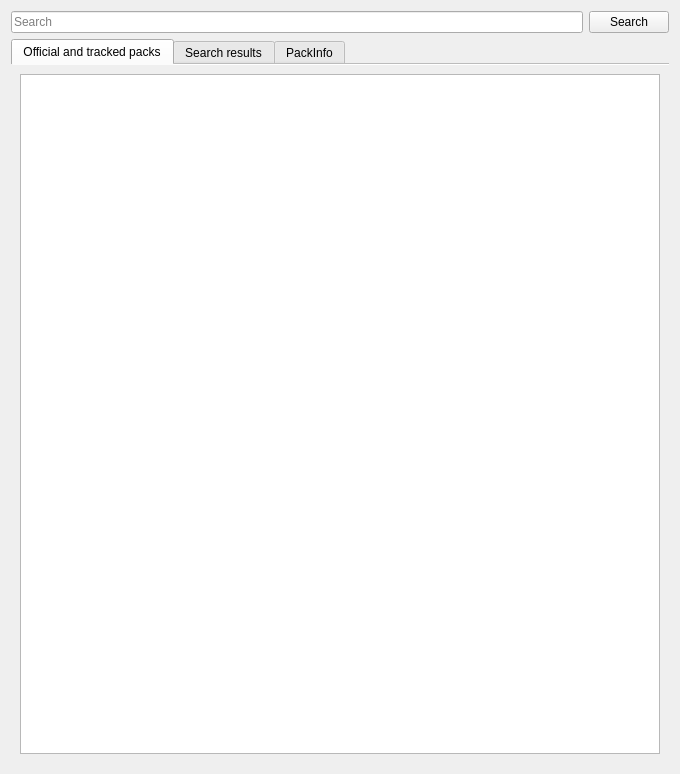
<?xml version="1.0" encoding="UTF-8"?>
<ui version="4.0">
 <class>TechnicPackWidget</class>
 <widget class="QWidget" name="TechnicPackWidget">
  <property name="geometry">
   <rect>
    <x>0</x>
    <y>0</y>
    <width>680</width>
    <height>774</height>
   </rect>
  </property>
  <layout class="QVBoxLayout" name="verticalLayout_3">
   <item>
    <layout class="QHBoxLayout" name="horizontalLayout">
     <item>
      <widget class="QLineEdit" name="searchBar">
       <property name="placeholderText">
        <string>Search</string>
       </property>
      </widget>
     </item>
     <item>
      <widget class="QPushButton" name="searchButton">
       <property name="text">
        <string>Search</string>
       </property>
       <property name="icon">
        <iconset theme="search"/>
       </property>
      </widget>
     </item>
    </layout>
   </item>
   <item>
    <widget class="QTabWidget" name="tabWidget">
     <property name="currentIndex">
      <number>0</number>
     </property>
     <property name="documentMode">
      <bool>true</bool>
     </property>
     <property name="tabBarAutoHide">
      <bool>true</bool>
     </property>
     <widget class="QWidget" name="tab_tracked">
      <attribute name="title">
       <string>Official and tracked packs</string>
      </attribute>
      <layout class="QVBoxLayout" name="verticalLayout">
       <item>
        <widget class="QTreeView" name="view_tracked"/>
       </item>
      </layout>
     </widget>
     <widget class="QWidget" name="tab_search">
      <attribute name="title">
       <string>Search results</string>
      </attribute>
      <layout class="QVBoxLayout" name="verticalLayout_2">
       <item>
        <widget class="QTreeView" name="view_search">
         <property name="rootIsDecorated">
          <bool>false</bool>
         </property>
         <property name="itemsExpandable">
          <bool>false</bool>
         </property>
         <attribute name="headerVisible">
          <bool>false</bool>
         </attribute>
        </widget>
       </item>
      </layout>
     </widget>
     <widget class="QWidget" name="tab_pack">
      <attribute name="title">
       <string notr="true">PackInfo</string>
      </attribute>
     </widget>
    </widget>
   </item>
  </layout>
 </widget>
 <resources/>
 <connections/>
</ui>
